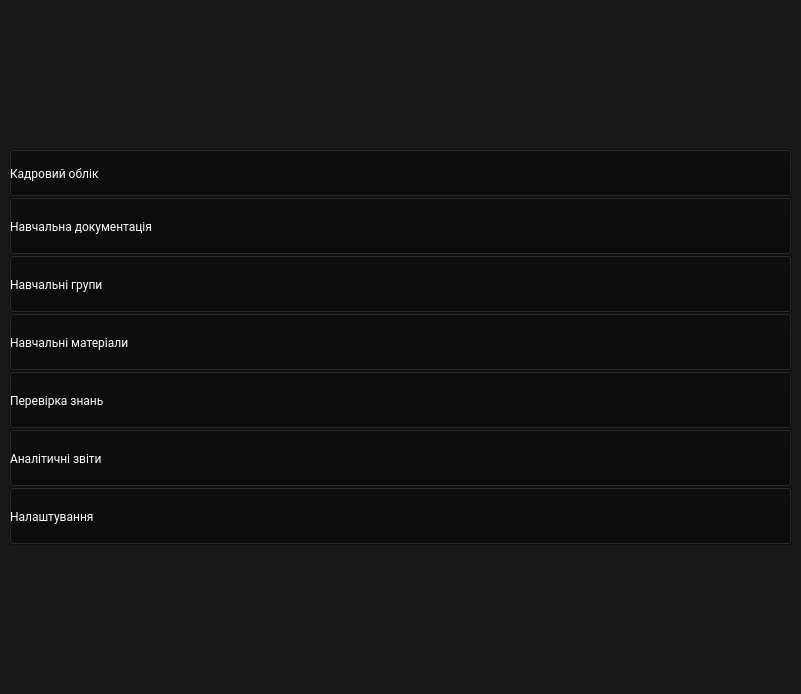
<?xml version="1.0" encoding="UTF-8"?>
<ui version="4.0">
 <class>MainWindow</class>
 <widget class="QMainWindow" name="MainWindow">
  <property name="geometry">
   <rect>
    <x>0</x>
    <y>0</y>
    <width>801</width>
    <height>694</height>
   </rect>
  </property>
  <property name="windowTitle">
   <string>Labor protection</string>
  </property>
  <property name="styleSheet">
   <string notr="true">background-color: rgba(25, 25, 25, 255);
font-family: Roboto;
color:white;</string>
  </property>
  <widget class="QWidget" name="centralwidget">
   <layout class="QVBoxLayout" name="verticalLayout_2">
    <item>
     <layout class="QVBoxLayout" name="verticalLayout">
      <property name="spacing">
       <number>0</number>
      </property>
      <property name="leftMargin">
       <number>0</number>
      </property>
      <property name="topMargin">
       <number>0</number>
      </property>
      <property name="rightMargin">
       <number>0</number>
      </property>
      <property name="bottomMargin">
       <number>0</number>
      </property>
      <item>
       <widget class="QPushButton" name="btn_staff">
        <property name="maximumSize">
         <size>
          <width>16777215</width>
          <height>48</height>
         </size>
        </property>
        <property name="styleSheet">
         <string notr="true">QPushButton {
color: white;
background-color: rgba(9, 9, 9, 100);
text-align: left;
width: 260px;
height: 50px;
}

QPushButton:hover {
background-color: rgba(255,85, 127, 100);
}

QPushButton:pressed {
background-color: rgba(255, 255, 255, 70);
}
</string>
        </property>
        <property name="text">
         <string>Кадровий облік</string>
        </property>
        <property name="icon">
         <iconset resource="res-rc.qrc">
          <normaloff>:/icon/icons/recent_actors_white_24dp.svg</normaloff>:/icon/icons/recent_actors_white_24dp.svg</iconset>
        </property>
        <property name="iconSize">
         <size>
          <width>32</width>
          <height>32</height>
         </size>
        </property>
       </widget>
      </item>
      <item>
       <widget class="QPushButton" name="btn_studydoc">
        <property name="styleSheet">
         <string notr="true">QPushButton {
color: white;
background-color: rgba(9, 9, 9, 100);
text-align: left;
width: 260px;
height: 50px;
}

QPushButton:hover {
background-color: rgba(255,85, 127, 100);
}

QPushButton:pressed {
background-color: rgba(255, 255, 255, 70);
}</string>
        </property>
        <property name="text">
         <string>Навчальна документація</string>
        </property>
        <property name="icon">
         <iconset resource="res-rc.qrc">
          <normaloff>:/icon/icons/text_snippet_white_24dp.svg</normaloff>:/icon/icons/text_snippet_white_24dp.svg</iconset>
        </property>
        <property name="iconSize">
         <size>
          <width>32</width>
          <height>32</height>
         </size>
        </property>
       </widget>
      </item>
      <item>
       <widget class="QPushButton" name="btn_group">
        <property name="styleSheet">
         <string notr="true">QPushButton {
color: white;
background-color: rgba(9, 9, 9, 100);
text-align: left;
width: 260px;
height: 50px;
}

QPushButton:hover {
background-color: rgba(255,85, 127, 100);
}

QPushButton:pressed {
background-color: rgba(255, 255, 255, 70);
}</string>
        </property>
        <property name="text">
         <string>Навчальні групи</string>
        </property>
        <property name="icon">
         <iconset resource="res-rc.qrc">
          <normaloff>:/icon/icons/groups_white_24dp.svg</normaloff>:/icon/icons/groups_white_24dp.svg</iconset>
        </property>
        <property name="iconSize">
         <size>
          <width>32</width>
          <height>32</height>
         </size>
        </property>
       </widget>
      </item>
      <item>
       <widget class="QPushButton" name="btn_book">
        <property name="styleSheet">
         <string notr="true">QPushButton {
color: white;
background-color: rgba(9, 9, 9, 100);
text-align: left;
width: 260px;
height: 50px;
}

QPushButton:hover {
background-color: rgba(255,85, 127, 100);
}

QPushButton:pressed {
background-color: rgba(255, 255, 255, 70);
}</string>
        </property>
        <property name="text">
         <string>Навчальні матеріали</string>
        </property>
        <property name="icon">
         <iconset resource="res-rc.qrc">
          <normaloff>:/icon/icons/menu_book_white_24dp.svg</normaloff>:/icon/icons/menu_book_white_24dp.svg</iconset>
        </property>
        <property name="iconSize">
         <size>
          <width>32</width>
          <height>32</height>
         </size>
        </property>
       </widget>
      </item>
      <item>
       <widget class="QPushButton" name="btn_test">
        <property name="styleSheet">
         <string notr="true">QPushButton {
color: white;
background-color: rgba(9, 9, 9, 100);
text-align: left;
width: 260px;
height: 50px;
}

QPushButton:hover {
background-color: rgba(255,85, 127, 100);
}

QPushButton:pressed {
background-color: rgba(255, 255, 255, 70);
}</string>
        </property>
        <property name="text">
         <string>Перевірка знань</string>
        </property>
        <property name="icon">
         <iconset resource="res-rc.qrc">
          <normaloff>:/icon/icons/fact_check_white_24dp.svg</normaloff>:/icon/icons/fact_check_white_24dp.svg</iconset>
        </property>
        <property name="iconSize">
         <size>
          <width>32</width>
          <height>32</height>
         </size>
        </property>
       </widget>
      </item>
      <item>
       <widget class="QPushButton" name="btn_analis">
        <property name="styleSheet">
         <string notr="true">QPushButton {
color: white;
background-color: rgba(9, 9, 9, 100);
text-align: left;
width: 260px;
height: 50px;
}

QPushButton:hover {
background-color: rgba(255,85, 127, 100);
}

QPushButton:pressed {
background-color: rgba(255, 255, 255, 70);
}</string>
        </property>
        <property name="text">
         <string>Аналітичні звіти</string>
        </property>
        <property name="icon">
         <iconset resource="res-rc.qrc">
          <normaloff>:/icon/icons/analitics_white_24dp.svg</normaloff>:/icon/icons/analitics_white_24dp.svg</iconset>
        </property>
        <property name="iconSize">
         <size>
          <width>32</width>
          <height>32</height>
         </size>
        </property>
       </widget>
      </item>
      <item>
       <widget class="QPushButton" name="btn_settings">
        <property name="styleSheet">
         <string notr="true">QPushButton {
color: white;
background-color: rgba(9, 9, 9, 100);
text-align: left;
width: 260px;
height: 50px;
}

QPushButton:hover {
background-color: rgba(255,85, 127, 100);
}

QPushButton:pressed {
background-color: rgba(255, 255, 255, 70);
}</string>
        </property>
        <property name="text">
         <string>Налаштування</string>
        </property>
        <property name="icon">
         <iconset resource="res-rc.qrc">
          <normaloff>:/icon/icons/settings_white_24dp.svg</normaloff>:/icon/icons/settings_white_24dp.svg</iconset>
        </property>
        <property name="iconSize">
         <size>
          <width>32</width>
          <height>32</height>
         </size>
        </property>
       </widget>
      </item>
     </layout>
    </item>
   </layout>
  </widget>
 </widget>
 <resources>
  <include location="res-rc.qrc"/>
  <include location="res-rc.qrc"/>
 </resources>
 <connections/>
</ui>
